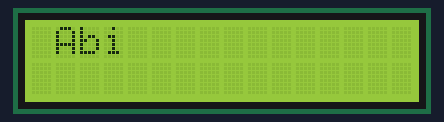
Bench run of a sketch on a simulated Arduino Uno, built with avr-gcc and run on an emulated ATmega328P. On the bench: 16×2 character LCD.

Above: at 0.1 s.
At 3.1 s:
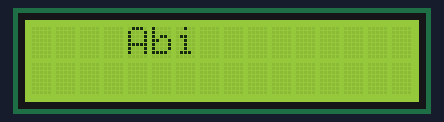
At 5.1 s:
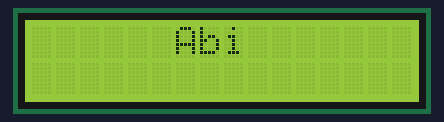
At 7.1 s:
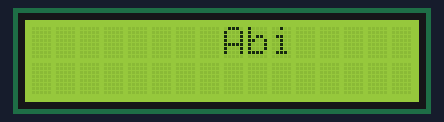
At 14.1 s:
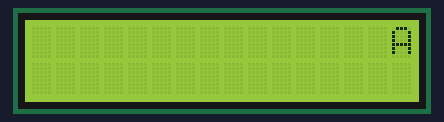
At 38.1 s:
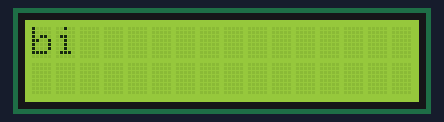

Measured:
- what the display in image 1 shows lasts 1.0 s, from 3.1 s to 4.1 s

The sketch:

lcd_scorll.ino
```cpp
#include<LiquidCrystal.h>
LiquidCrystal lcd(13,12,11,10,9,8);
void setup() {
  lcd.begin(16,2);
}

void loop() {
 lcd.setCursor(0,0);
 lcd.print("Abi");
 lcd.scrollDisplayRight();
 delay(1000);
}
```
